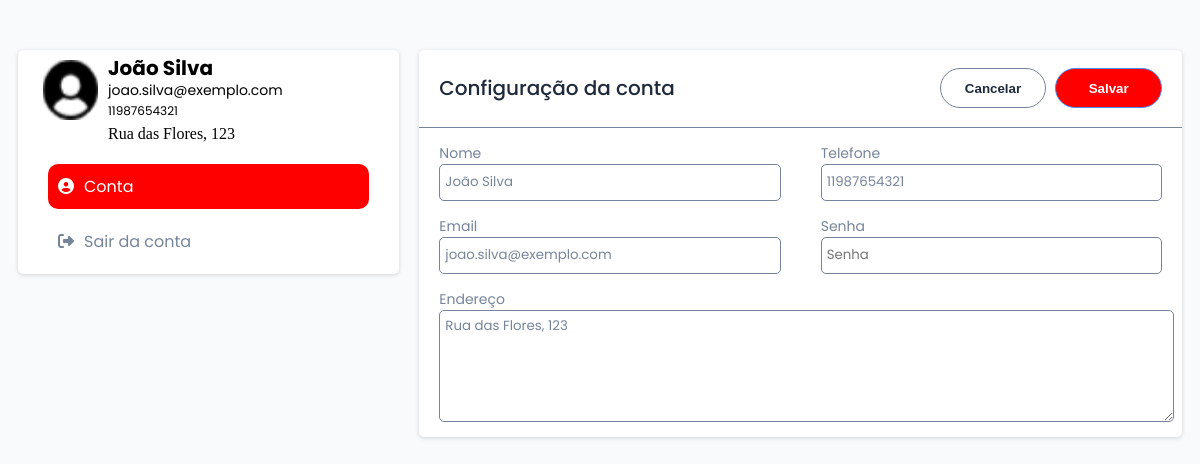
/php/usuario.php (signed in), run on the app's committed database.
### tables this page shows
CREATE TABLE usuarios (
    id INT AUTO_INCREMENT PRIMARY KEY,
    nome VARCHAR(50) NOT NULL,
    email VARCHAR(100) NOT NULL UNIQUE,
    senha VARCHAR(255) NOT NULL,
    telefone VARCHAR(15) NOT NULL,
    endereco VARCHAR(255)
);

### php/usuario.php (the view, shortened to what this page needs)
<?php
include 'conexao.php';
$usuario_id = $_SESSION['usuario_id'];
$sql = "SELECT nome, email, telefone, endereco FROM usuarios WHERE id = ?";
$stmt = $conn->prepare($sql);
$stmt->bind_param("i", $usuario_id);
$stmt->execute();
$result = $stmt->get_result();
if ($result->num_rows > 0) {
    $usuario = $result->fetch_assoc();
    $nome = $usuario['nome'];
    $email = $usuario['email'];
    $telefone = $usuario['telefone'];
    $endereco = $usuario['endereco'];
} else {
    header("Location: ../html/lost.html");
    exit();
}
?>
<!DOCTYPE html>
<html lang="pt-BR">
<head>
  <link rel="stylesheet" href="https://cdnjs.cloudflare.com/ajax/libs/font-awesome/6.5.2/css/all.min.css"
 />
  <link rel="stylesheet" href="../css/usuario.css">
</head>
<body>
  <div class="container">
    <div class="perfil">
      <div class="cabecalho-perfil">
        <img src="../assets/user-3296 (1).png" alt="" class="imagem-perfil">
        <div class="container-texto-perfil">
          <h1 class="titulo-perfil"><?php echo htmlspecialchars($nome); ?></h1>
          <p class="email-perfil"><?php echo htmlspecialchars($email); ?></p>
          <p class="telefone-perfil"><?php echo htmlspecialchars($telefone); ?></p>
          <p class="endereco-perfil"><?php echo htmlspecialchars($endereco); ?></p>
        </div>
      </div>
      <div class="menu">
        <a href="#" class="link-menu"><i class="fa-solid fa-circle-user icone-menu"></i>Conta</a>
        <a href="../php/logout.php" class="link-menu"><i class="fa-solid fa-right-from-bracket icone-menu"></i>Sair da conta</a>
      </div>
    </div>
    <form class="conta" action="atualizar_usuario.php" method="POST">
      <div class="cabecalho-conta">
        <h1 class="titulo-conta">Configuração da conta</h1>
        <div class="container-botoes">
          <button type="button" class="botao-cancelar">Cancelar</button>
          <button type="submit" class="botao-salvar">Salvar</button>
        </div>
      </div>
      <div class="edicao-conta">
        <div class="container-input">
          <label>Nome</label>
          <input type="text" name="nome" placeholder="Nome" value="<?php echo htmlspecialchars($nome); ?>" required />
        </div>
        <div class="container-input">
          <label>Telefone</label>
          <input type="text" name="telefone" placeholder="Telefone" value="<?php echo htmlspecialchars($telefone); ?>" required />
        </div>
      </div>
      <div class="edicao-conta">
        <div class="container-input">
          <label>Email</label>
          <input type="email" name="email" placeholder="Email" value="<?php echo htmlspecialchars($email); ?>" required />
        </div>
        <div class="container-input">
          <label>Senha</label>
          <input type="password" name="senha" placeholder="Senha" required />
        </div>
      </div>
      <div class="edicao-conta">
        <div class="container-input">
          <label>Endereço</label>
          <textarea name="endereco" placeholder="Endereço"><?php echo htmlspecialchars($endereco); ?></textarea>
        </div>
      </div>
    </form>
  </div>
</body>
</html>

### css/usuario.css (style rules this page uses)
body { background-color: #f8fafc; }
.container { display: flex; margin: 50px 10px; }
.perfil { flex: 1; margin-right: 10px; background-color: #fff; box-shadow: rgba(0, 0, 0, 0.16) 0px 1px 4px; border-radius: 5px; height: max-content; }
.cabecalho-perfil { display: flex; margin-left: 15px; }
.imagem-perfil { width: 55px; height: 60px; border-radius: 10px; margin: 10px; }
.container-texto-perfil { line-height: 0.5; }
.titulo-perfil { font-family: "Poppins", sans-serif; font-size: 20px; }
.email-perfil { font-family: "Poppins", sans-serif; font-size: 14px; }
.telefone-perfil { font-family: "Poppins", sans-serif; font-size: 12px; }
.menu { margin: 0 20px; }
.link-menu { display: block; text-decoration: none; color: #768499; font-family: "Poppins", sans-serif; padding: 10px; margin: 10px; border-radius: 10px; }
.icone-menu { margin-right: 10px; }
.link-menu:first-child { color: #fff; background-color: red; }
.conta { flex: 2; margin-left: 10px; background-color: #fff; box-shadow: rgba(0, 0, 0, 0.16) 0px 1px 4px; border-radius: 5px; height: max-content; }
.cabecalho-conta { display: flex; justify-content: space-between; align-items: center; padding: 10px; border-bottom: 1px solid #768499; }
.titulo-conta { font-family: "Poppins", sans-serif; font-size: 20px; color: #1e293b; font-weight: 500; margin-left: 10px; }
.container-botoes { margin-right: 5px; }
.botao-cancelar { width: 8em; height: 3em; cursor: pointer; border: 1px solid #768499; border-radius: 2em; color: #1e293b; font-weight: bold; margin-right: 5px; background-color: #fff; transition-duration: 0.3s; box-shadow: rgba(0, 0, 0, 0.1); }
.botao-salvar { width: 8em; height: 3em; cursor: pointer; border: 1px solid #458ff6; border-radius: 2em; color: #fff; font-weight: bold; margin-right: 5px; background-color: red; transition-duration: 0.3s; box-shadow: rgba(0, 0, 0, 0.1); }
.edicao-conta { display: flex; justify-content: space-between; margin: 15px 0; }
.container-input { width: 100%; display: flex; flex-direction: column; margin: 0 20px; }
.container-input label { font-family: "Poppins", sans-serif; color: #768499; font-size: 14px; }
.container-input input { height: 25px; border: 1.5px solid #768499; border-radius: 5px; padding: 5px; color: #768499; font-family: "Poppins", sans-serif; }
.container-input textarea { display: block; width: 100%; height: 100px; padding: 5px; border: 1.5px solid #768499; border-radius: 5px; font-family: "Poppins", sans-serif; color: #768499; }

### data on the page
usuarios: nome "João Silva", email "joao.silva@exemplo.com", telefone "11987654321", endereco "Rua das Flores, 123"
